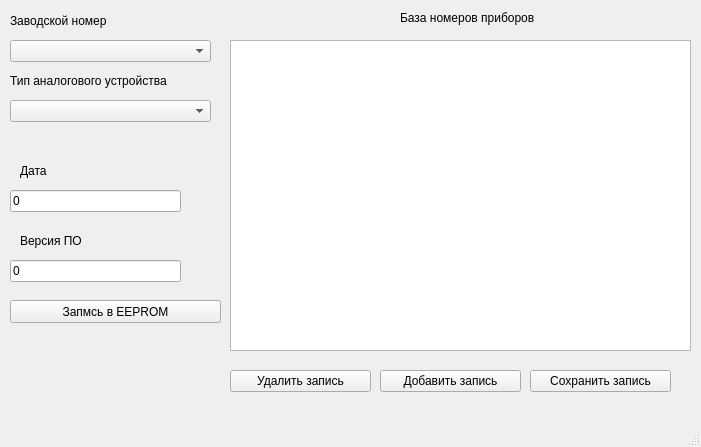
<?xml version="1.0" encoding="UTF-8"?>
<ui version="4.0">
 <class>fmProgramming_1_0</class>
 <widget class="QMainWindow" name="fmProgramming_1_0">
  <property name="geometry">
   <rect>
    <x>0</x>
    <y>0</y>
    <width>701</width>
    <height>447</height>
   </rect>
  </property>
  <property name="windowTitle">
   <string>Программирование адреса устройств</string>
  </property>
  <widget class="QWidget" name="centralwidget">
   <widget class="QLabel" name="label_31">
    <property name="geometry">
     <rect>
      <x>10</x>
      <y>10</y>
      <width>121</width>
      <height>21</height>
     </rect>
    </property>
    <property name="sizePolicy">
     <sizepolicy hsizetype="Preferred" vsizetype="Preferred">
      <horstretch>0</horstretch>
      <verstretch>0</verstretch>
     </sizepolicy>
    </property>
    <property name="font">
     <font>
      <pointsize>9</pointsize>
     </font>
    </property>
    <property name="lineWidth">
     <number>-5</number>
    </property>
    <property name="text">
     <string>Заводской номер</string>
    </property>
   </widget>
   <widget class="QLabel" name="label_9">
    <property name="geometry">
     <rect>
      <x>400</x>
      <y>10</y>
      <width>141</width>
      <height>16</height>
     </rect>
    </property>
    <property name="font">
     <font>
      <pointsize>9</pointsize>
     </font>
    </property>
    <property name="text">
     <string>База номеров приборов</string>
    </property>
   </widget>
   <widget class="QLabel" name="label_29">
    <property name="geometry">
     <rect>
      <x>590</x>
      <y>840</y>
      <width>51</width>
      <height>16</height>
     </rect>
    </property>
    <property name="font">
     <font>
      <pointsize>9</pointsize>
     </font>
    </property>
    <property name="lineWidth">
     <number>-5</number>
    </property>
    <property name="text">
     <string>Кд 6</string>
    </property>
   </widget>
   <widget class="QComboBox" name="cbSNum">
    <property name="geometry">
     <rect>
      <x>10</x>
      <y>40</y>
      <width>201</width>
      <height>22</height>
     </rect>
    </property>
    <property name="editable">
     <bool>false</bool>
    </property>
    <property name="currentIndex">
     <number>-1</number>
    </property>
   </widget>
   <widget class="QComboBox" name="cbTypeAnalog">
    <property name="geometry">
     <rect>
      <x>10</x>
      <y>100</y>
      <width>201</width>
      <height>22</height>
     </rect>
    </property>
    <property name="editable">
     <bool>false</bool>
    </property>
    <property name="currentIndex">
     <number>-1</number>
    </property>
   </widget>
   <widget class="QLabel" name="label_41">
    <property name="geometry">
     <rect>
      <x>10</x>
      <y>70</y>
      <width>171</width>
      <height>21</height>
     </rect>
    </property>
    <property name="sizePolicy">
     <sizepolicy hsizetype="Preferred" vsizetype="Preferred">
      <horstretch>0</horstretch>
      <verstretch>0</verstretch>
     </sizepolicy>
    </property>
    <property name="font">
     <font>
      <pointsize>9</pointsize>
     </font>
    </property>
    <property name="lineWidth">
     <number>-5</number>
    </property>
    <property name="text">
     <string>Тип аналогового устройства</string>
    </property>
   </widget>
   <widget class="QTableWidget" name="twDBNum">
    <property name="geometry">
     <rect>
      <x>230</x>
      <y>40</y>
      <width>461</width>
      <height>311</height>
     </rect>
    </property>
   </widget>
   <widget class="QLabel" name="label_42">
    <property name="geometry">
     <rect>
      <x>20</x>
      <y>160</y>
      <width>51</width>
      <height>21</height>
     </rect>
    </property>
    <property name="sizePolicy">
     <sizepolicy hsizetype="Preferred" vsizetype="Preferred">
      <horstretch>0</horstretch>
      <verstretch>0</verstretch>
     </sizepolicy>
    </property>
    <property name="font">
     <font>
      <pointsize>9</pointsize>
     </font>
    </property>
    <property name="lineWidth">
     <number>-5</number>
    </property>
    <property name="text">
     <string>Дата</string>
    </property>
   </widget>
   <widget class="QLabel" name="label_43">
    <property name="geometry">
     <rect>
      <x>20</x>
      <y>230</y>
      <width>71</width>
      <height>21</height>
     </rect>
    </property>
    <property name="sizePolicy">
     <sizepolicy hsizetype="Preferred" vsizetype="Preferred">
      <horstretch>0</horstretch>
      <verstretch>0</verstretch>
     </sizepolicy>
    </property>
    <property name="font">
     <font>
      <pointsize>9</pointsize>
     </font>
    </property>
    <property name="lineWidth">
     <number>-5</number>
    </property>
    <property name="text">
     <string>Версия ПО</string>
    </property>
   </widget>
   <widget class="QLineEdit" name="leDate">
    <property name="geometry">
     <rect>
      <x>10</x>
      <y>190</y>
      <width>171</width>
      <height>22</height>
     </rect>
    </property>
    <property name="font">
     <font>
      <pointsize>9</pointsize>
     </font>
    </property>
    <property name="text">
     <string>0</string>
    </property>
   </widget>
   <widget class="QLineEdit" name="leVersion">
    <property name="geometry">
     <rect>
      <x>10</x>
      <y>260</y>
      <width>171</width>
      <height>22</height>
     </rect>
    </property>
    <property name="font">
     <font>
      <pointsize>9</pointsize>
     </font>
    </property>
    <property name="text">
     <string>0</string>
    </property>
   </widget>
   <widget class="QToolButton" name="tbDelDBNum">
    <property name="geometry">
     <rect>
      <x>230</x>
      <y>370</y>
      <width>141</width>
      <height>22</height>
     </rect>
    </property>
    <property name="text">
     <string>Удалить запись</string>
    </property>
   </widget>
   <widget class="QToolButton" name="tbAddDBNum">
    <property name="geometry">
     <rect>
      <x>380</x>
      <y>370</y>
      <width>141</width>
      <height>22</height>
     </rect>
    </property>
    <property name="text">
     <string>Добавить запись</string>
    </property>
   </widget>
   <widget class="QToolButton" name="tbSaveDBNum">
    <property name="geometry">
     <rect>
      <x>530</x>
      <y>370</y>
      <width>141</width>
      <height>22</height>
     </rect>
    </property>
    <property name="text">
     <string>Сохранить запись</string>
    </property>
   </widget>
   <widget class="QPushButton" name="tbSaveEeprom">
    <property name="geometry">
     <rect>
      <x>10</x>
      <y>300</y>
      <width>211</width>
      <height>23</height>
     </rect>
    </property>
    <property name="text">
     <string>Запмсь в EEPROM</string>
    </property>
   </widget>
  </widget>
  <widget class="QStatusBar" name="statusbar"/>
  <action name="actTIns">
   <property name="text">
    <string>Вставить строку</string>
   </property>
  </action>
  <action name="actTDel">
   <property name="text">
    <string>Удалить строку</string>
   </property>
  </action>
  <action name="actPrIns">
   <property name="text">
    <string>Новый профиль</string>
   </property>
  </action>
  <action name="actPrDel">
   <property name="text">
    <string>Удалить профиль</string>
   </property>
  </action>
  <action name="actPrRen">
   <property name="text">
    <string>Переименовать профиль</string>
   </property>
  </action>
 </widget>
 <resources/>
 <connections/>
</ui>
